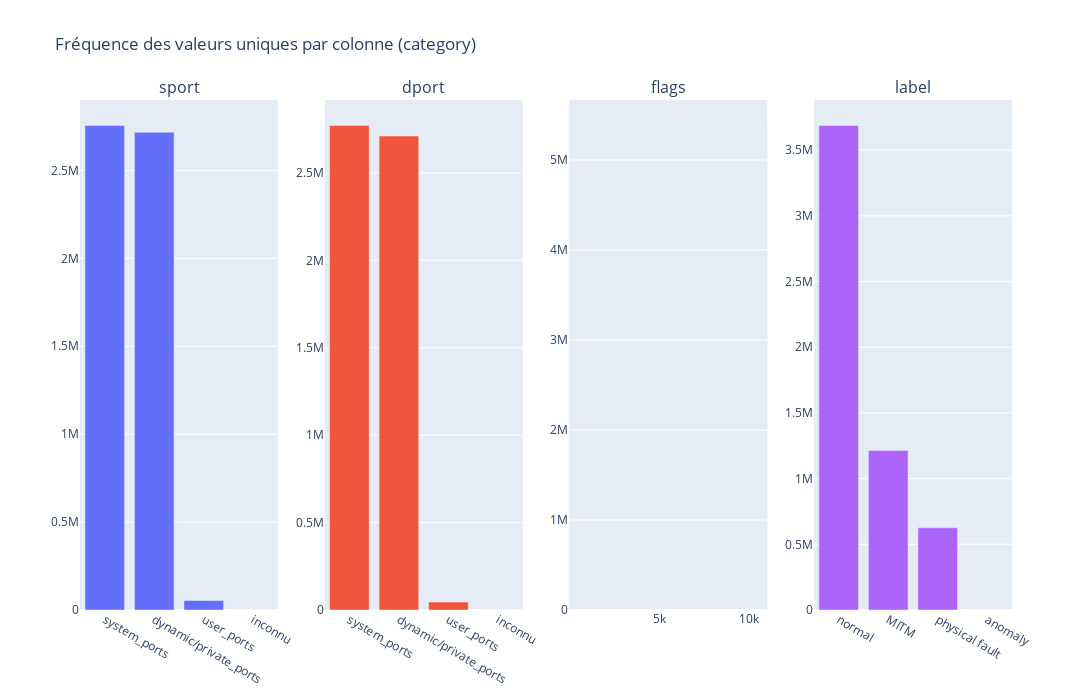

Source (notebook cell):
### Code cell
fig = make_subplots(rows=1, cols=len(df_cat.columns), subplot_titles=df_cat.columns)

for i, col in enumerate(df_cat.columns):
    value_counts = df_cat[col].value_counts().head(10)  # Pour éviter d'avoir trop de valeurs
    fig.add_trace(go.Bar(x=value_counts.index, y=value_counts.values, name=col), row=1, col=i+1)


fig.update_layout(height=700, width=1300, title="Fréquence des valeurs uniques par colonne (category)", showlegend=False)

fig.show()

### Figure 1 — Plotly figure (JSON) as saved in the notebook; plotly's stock layout.template omitted (floating-point values rounded to 4 significant figures)
{"data": [{"name": "sport", "type": "bar", "x": ["system_ports", "dynamic/private_ports", "user_ports", "inconnu"], "xaxis": "x", "y": [2755880, 2717013, 54001, 513], "yaxis": "y"}, {"name": "dport", "type": "bar", "x": ["system_ports", "dynamic/private_ports", "user_ports", "inconnu"], "xaxis": "x2", "y": [2771014, 2710772, 45108, 513], "yaxis": "y2"}, {"name": "flags", "type": "bar", "x": [11000, 10000, 10, 10010, 10001, 100, 10100, "inconnue"], "xaxis": "x3", "y": [5383646, 53601, 26410, 26409, 26361, 5361, 5106, 513], "yaxis": "y3"}, {"name": "label", "type": "bar", "x": ["normal", "MITM", "physical fault", "anomaly"], "xaxis": "x4", "y": [3687410, 1214097, 625691, 209], "yaxis": "y4"}], "layout": {"annotations": [{"font": {"size": 16}, "showarrow": false, "text": "sport", "x": 0.1062, "xanchor": "center", "xref": "paper", "y": 1, "yanchor": "bottom", "yref": "paper"}, {"font": {"size": 16}, "showarrow": false, "text": "dport", "x": 0.3688, "xanchor": "center", "xref": "paper", "y": 1, "yanchor": "bottom", "yref": "paper"}, {"font": {"size": 16}, "showarrow": false, "text": "flags", "x": 0.6313, "xanchor": "center", "xref": "paper", "y": 1, "yanchor": "bottom", "yref": "paper"}, {"font": {"size": 16}, "showarrow": false, "text": "label", "x": 0.8938, "xanchor": "center", "xref": "paper", "y": 1, "yanchor": "bottom", "yref": "paper"}], "height": 700, "showlegend": false, "title": {"text": "Fréquence des valeurs uniques par colonne (category)"}, "width": 1300, "xaxis": {"anchor": "y", "domain": [0, 0.2125]}, "xaxis2": {"anchor": "y2", "domain": [0.2625, 0.475]}, "xaxis3": {"anchor": "y3", "domain": [0.525, 0.7375]}, "xaxis4": {"anchor": "y4", "domain": [0.7875, 1]}, "yaxis": {"anchor": "x", "domain": [0, 1]}, "yaxis2": {"anchor": "x2", "domain": [0, 1]}, "yaxis3": {"anchor": "x3", "domain": [0, 1]}, "yaxis4": {"anchor": "x4", "domain": [0, 1]}}}
